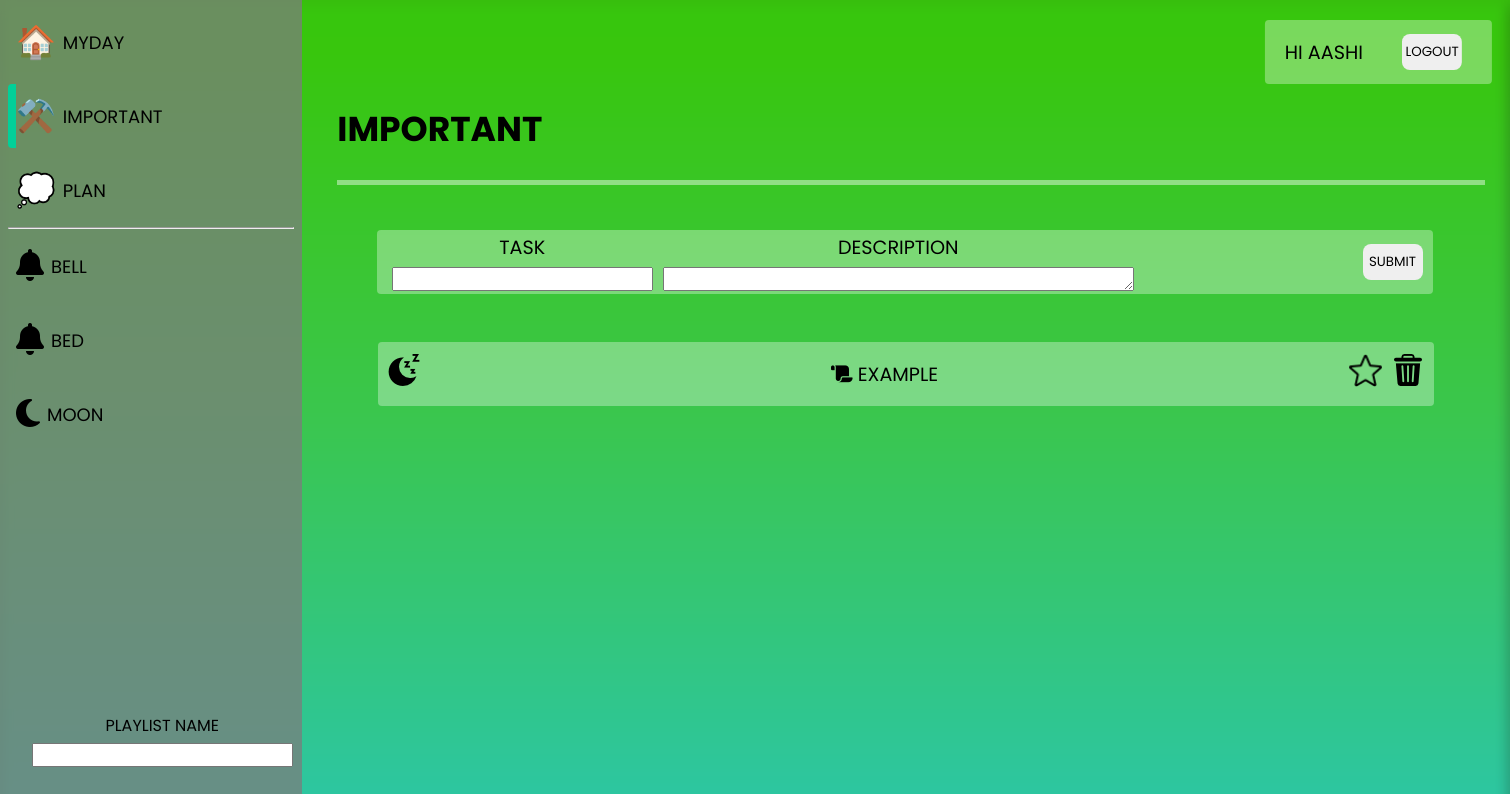
/important/ (signed in), run on the app's committed database.
### todo/models.py (models this page shows, shortened)
class PlayListClass(models.Model):
    id = models.UUIDField(primary_key=True, default=uuid.uuid4, editable=False,unique=True)
    user=models.ForeignKey(User, verbose_name='User', on_delete=models.CASCADE,null=True)
    title=models.CharField(max_length=50)
    playlist=models.ForeignKey(TodoClass, verbose_name="plan", on_delete=models.CASCADE,blank=True,null=True)
    finished=models.ForeignKey(FinishTimeClass, verbose_name="playlist_finished", on_delete=models.CASCADE,blank=True,null=True)
    class Meta:
        verbose_name='playlist'
        verbose_name_plural='playlists'

class TodoClass(models.Model):
    id = models.UUIDField(primary_key=True, default=uuid.uuid4, editable=False,unique=True)
    title=models.CharField(max_length=100,verbose_name='title',name='title')
    description=models.TextField(verbose_name='description',blank=True)
    create_time=models.DateTimeField(default=timezone.now)
    star=models.BooleanField(default=False,verbose_name='Star')
    finished=models.BooleanField(default=False,verbose_name='Finished')

### todo/views.py (the view)
# urls.py: path('<str:playlist>/',combined_function,name='todo'),
@login_required
def combined_function(request, playlist):
    user=request.user
    time = False
    ctr = None
    heading = set()
    play = PlayListClass.objects.filter(user=user).order_by('title')
    for lst in play:
        heading.add(lst.title)
    tasks = {}
    if playlist == 'myday':
        playlists = MyDayClass.objects.filter(user=user, playlist__create_time__date=current_date).order_by(Case(When(playlist__finished=False, then=0), default=1),'-playlist__create_time')
        ctr = MyDayClass
    elif playlist == 'important':
        playlists = ImportantClass.objects.filter(user=user).order_by(Case(When(playlist__finished=False, then=0), default=1),'-playlist__create_time')
        ctr = ImportantClass
    elif playlist == 'plan':
        playlists = PlanClass.objects.filter(user=user).order_by(Case(When(playlist__finished=False, then=0), default=1),'-playlist__create_time')
        ctr = PlanClass
        time = True
    else:
        playlists = PlayListClass.objects.filter(Q(title=playlist.lower()) & Q(user=user)).order_by(Case(When(playlist__finished=False, then=0), default=1),'-playlist__create_time')
        ctr = PlayListClass
        time = True
    for ptr in playlists:
        if ptr.finished:
            if ptr.finished.finish_time < timezone.now():
                ptr.playlist.finished = True
                ptr.playlist.save()
                ptr.save()
            tasks[ptr.playlist] = ptr.finished
        else:
            if ptr.playlist!=None and ptr.playlist.create_time.date() < timezone.now().date():
                ptr.playlist.finished = True
                ptr.playlist.save()
                ptr.save()
            tasks[ptr.playlist] = None
    if request.method == "POST":
        form3=NewPlayListForm(request.POST)
        form1 = TodoForm(request.POST)
        if form3.is_valid() and form3.cleaned_data.get('form_type') == 'form3':
            var=form3.save()
            var.user=user
            var.save()
            return redirect('todo',playlist=playlist)
        form2 = None
        if time:
            form2 = FinishTimeForm(request.POST)
        if form1.is_valid() and form1.cleaned_data.get('form_type') == 'form1':
            todo = form1.save()
        if form2 is not None and form2.is_valid():
            finish = form2.save()
        if ctr == PlayListClass:
            ctr = PlayListClass.objects.create(title=playlist,user=user, playlist=todo, finished=finish)
            print(ctr.id)
        elif time:
            ctr = ctr.objects.create(playlist=todo, finished=finish,user=user)
        else:
            ctr = ctr.objects.create(playlist=todo,user=user)
        return redirect('todo', playlist=playlist)
    else:
        form1 = TodoForm()
        form2 = None
        if time:
            form2 = FinishTimeForm()
        form3=NewPlayListForm()
    if tasks!={None:None}:
        valid=True
    else:
        valid=False
    context = {
        'tasks': tasks,
        'headings': heading,
        'form1': form1,
        'form2': form2,
        'form3':form3,
        "list":valid,
        "playlist": playlist,
        "path":str(playlist),
    }
    print('/'+str(playlist)+'/')
    return render(request, template_name, context)

### todo/forms.py
class TodoForm(forms.ModelForm):
    form_type = forms.CharField(widget=forms.HiddenInput(), initial='form1',label='')
    class Meta:
        model=TodoClass
        fields=['title','description']
        labels={
            "title":"task",
        }

class NewPlayListForm(forms.ModelForm):
    form_type = forms.CharField(widget=forms.HiddenInput(), initial='form3',label='')
    class Meta:
        model = PlayListClass
        fields = ['title']
        labels={
            "title":"Playlist Name"
        }

### templates/home.html (shortened to what this page needs)
{% load static %}
<!DOCTYPE html>
<html lang="en">
<head>
    <link rel="stylesheet" href={% static '/css/style.css' %}>
</head>
<body>
    <div class="box">
        <div class="container1">
            <nav>
                <div class="items">
                    <div class="store">
                        <ul>
                            <li
                            {% if request.path == '/myday/' %}
                            style="border-left:8px solid #02d002;"
                    {% else %}
                    style="border-left:8px solid transparent ;"
                    {% endif %}
                    >
                    <span class="logo">🏠</span>
                    <a href="{% url 'todo' 'myday' %}">myday</a>
                </li>
                <li
                {% if request.path == '/important/' %}
                style="border-left:8px solid #02d099;"
                {% else %}
                style="border-left:8px solid transparent;"
                {% endif %}
                >
                <span class="logo">⚒️</span>
                <a href="{% url 'todo' 'important' %}">important</a>
            </li>
            <li
            {% if request.path == '/plan/' %}
            style="border-left:8px solid #d04e02;"
            {% else %}
            style="border-left:8px solid transparent;"
            {% endif %}
            >
            <span class="logo">💭</span>
            <a href="{% url 'todo' 'plan' %}"plan>plan</a>
        </li>
        <hr>
        {% for heading in headings %}
        <li
        {% if  heading in request.path %}
        style="border-left:8px solid #a002d0;"
        {% else %}
        style="border-left:8px solid transparent;"
        {% endif %}
        >
        <span class="logo"><i class="fa-solid fa-{{heading}} fa-bell {% if heading == path %}fa-shake{% endif %} fa-1x"></i></span>
        <a href="{% url 'todo' playlist=heading %}">{{ heading }}</a>
    </li>
    {% endfor %}
</ul>
</div>
<div class="create-new-playlist">
                    {% include 'create-playlist.html' %}
                </div>
            </div>
        </nav>
    </div>
    <div class="container2">
        <div class="user">
            <div class="username">hi {{request.user.username}}</div>
            <button>
                <a href="{% url 'logout' %}">Logout</a>
            </button>
        </div>
        {% include 'fullpage.html' %}
</div>
</body>
</html>

### templates/create-playlist.html (shortened to what this page needs)
<div class="form-container">
    <form method="post">
        <div class="form1">
            {% for form in form3 %}
            <div class="field">
                <div class="label">{{ form.label }}</div>
                <div class="input">{{ form }}</div>
                </div>
                {% endfor %}
            </div>
    </form>
</div>

### templates/fullpage.html (shortened to what this page needs)
{% load static %}
<div class="card">
    <div class="lookup">
        <div class="heading">
            <h2>
                {{ playlist }}
            </h2>
          </div>
          <div class="form">
            {% include 'create-task.html' %}
        </div>
    {% if list == True %}
        {% for task , time in tasks.items %}
        <div class="bars">
            <div class="finished">
                {% if task.finished == True %}
                <a href="{% url 'finish-task' playlist task.id %}"><img src="{% static '/images/sleep.png' %}" alt=""></a>
                {% elif task.finished == False %}
                <a href="{% url 'finish-task' playlist task.id %}"><img src="{% static '/images/pending-tasks.png' %}" alt=""></a>
                {% endif %}
            </div>
            <div class="title">
                <i class="fa-solid fa-{{task.title}} fa-scroll fa-bounce fa-1x"></i>
                {{task.title}}
            </div>
            <div class="icon">
                <div class="star">
                    {% if task.star %}
                    <span class="logo">
                    <a href="{% url 'star-task' playlist task.id %}">
                        <img src="{% static '/images/star (1).png' %}" alt="">
                    </a>
                </span>
                {% else %}
                <a href="{% url 'star-task' playlist task.id %}">
                    <img src="{% static '/images/star (2).png' %}" alt="Logo" style="width: 33px;margin-right: 10px;">
                </a>
                {% endif %}
            </div>
            <div class="delete">
                <a href="{% url 'delete-task' playlist task.id %}"><img src="{% static '/images/bin.png' %}" alt=""></a>
            </div>
        </div>
    </div>
    {% endfor %}
{% endif %}
</div>

### templates/create-task.html (shortened to what this page needs)
<div class="form-container">
    <form method="post">
        <div class="form1">
            {% for form in form1 %}
            <div class="field">
                <div class="label">{{ form.label }}</div>
                <div class="input">{{ form }}</div>
                </div>
                {% endfor %}
            </div>
            <button type="submit">Submit</button>
    </form>
</div>

### static/css/style.css (style rules this page uses)
* { margin: 0; padding: 0; font-family: 'Poppins', sans-serif; text-transform: uppercase; }
.items { display: flex; justify-content: center; flex-direction: column; align-items: center; border: 5px solid transparent; justify-content: space-between; overflow-y: scroll; height: 100vh; }
nav { height: 100%; }
.store { width: 98%; height: 83%; overflow-y: scroll; overflow-x: hidden; }
.items .store ul { display: flex; justify-content: center; flex-direction: column; width: 100%; }
li { list-style: none; font-size: 18px; margin: 5px 0; width: 100%; border-radius: 4px; height: 64px; display: flex; align-items: center; overflow: hidden; justify-content: space-evenly; }
a { color: black; text-decoration: none; width: 100%; padding: 100% 0; }
.box { display: flex; justify-content: space-between; flex-direction: row; }
.container2 { padding: 2%; width: 76vw; color: black; height: 92vh; font-size: larger; background-color: #30303046; overflow-y: scroll; overflow-x: hidden; }
.container1 { background-color: #757575cf; backdrop-filter: blur(4px); width: 20%; overflow-y: scroll; }
.lookup { display: flex; flex-direction: column; justify-content: center; align-items: center; }
.bars { display: flex; width: 92%; justify-content: space-between; background-color: rgba(255, 255, 255, 33%); height: 64px; margin: 5px 2px; align-items: center; border-radius: 4px; cursor: pointer; }
.logo { font-size: 32px; margin-right: 7px; }
.finished { width: auto; margin-left: 10px; height: 100%; justify-content: center; display: flex; flex-direction: column; }
.lookup .heading { margin: 0 0 40px 10px; display: flex; justify-items: start; width: 100%; font-size: 23px; padding-bottom: 25px; border-bottom: 5px solid #ffffff70; }
.form { width: 100%; margin-left: 85px; margin-bottom: 38px; }
.form-container { display: flex; width: 92%; justify-content: space-between; background-color: rgba(255, 255, 255, 33%); height: 64px; margin: 5px 2px; align-items: center; border-radius: 4px; }
form { display: flex; justify-content: inherit; width: 100%; align-items: center; }
.form1,.form2 { margin-left: 10px; }
.label { text-align: center; }
button { border-radius: 8px; border: 2px solid transparent; margin-right: 10px; height: 36px; width: 60px; cursor: pointer; }
.input { height: 29px; display: flex; align-items: flex-end; justify-content: center; }
.field { margin: 0 5px; }
.form1,.form2 { display: flex; align-items: center; }
textarea { width: auto; height: 22px; }
.delete a { text-shadow: 1px 1px 2px black; }
.create-new-playlist .form-container form .form1 { margin-bottom: 17px; margin-right: 5px; }
.create-new-playlist .form-container { background-color: transparent; align-items: center; margin-bottom: 25px; }
.create-new-playlist { width: 100%; display: flex; justify-content: center; }
.icon { display: flex; margin-right: 10px; }
.user { display: flex; transform: translate(411% ,-15px); justify-content: flex-end; width: 15vw; overflow: hidden; justify-content: space-around; background-color: rgba(255, 255, 255, 33%); height: 64px; margin: 5px 2px; align-items: center; border-radius: 4px; }
.username { overflow: hidden; }

### templates/home.html (style rules this page uses)
body { background-image: linear-gradient(to bottom,#41ff00,#00ff1dba,#00ffbbcc); background-repeat: round; position: relative; z-index: -1; backdrop-filter: drop-shadow(2px 4px 6px black) contrast(1.095) blur(7px); overflow:hidden; }

### data on the page
PlayListClass: headings "BELL"
PlayListClass: headings "BED"
PlayListClass: headings "MOON"
TodoClass: finished False (drawn), title "EXAMPLE", star False (drawn)

### other printed values
{{ request.user.username }} "AASHI"
{{ playlist }} "IMPORTANT"
